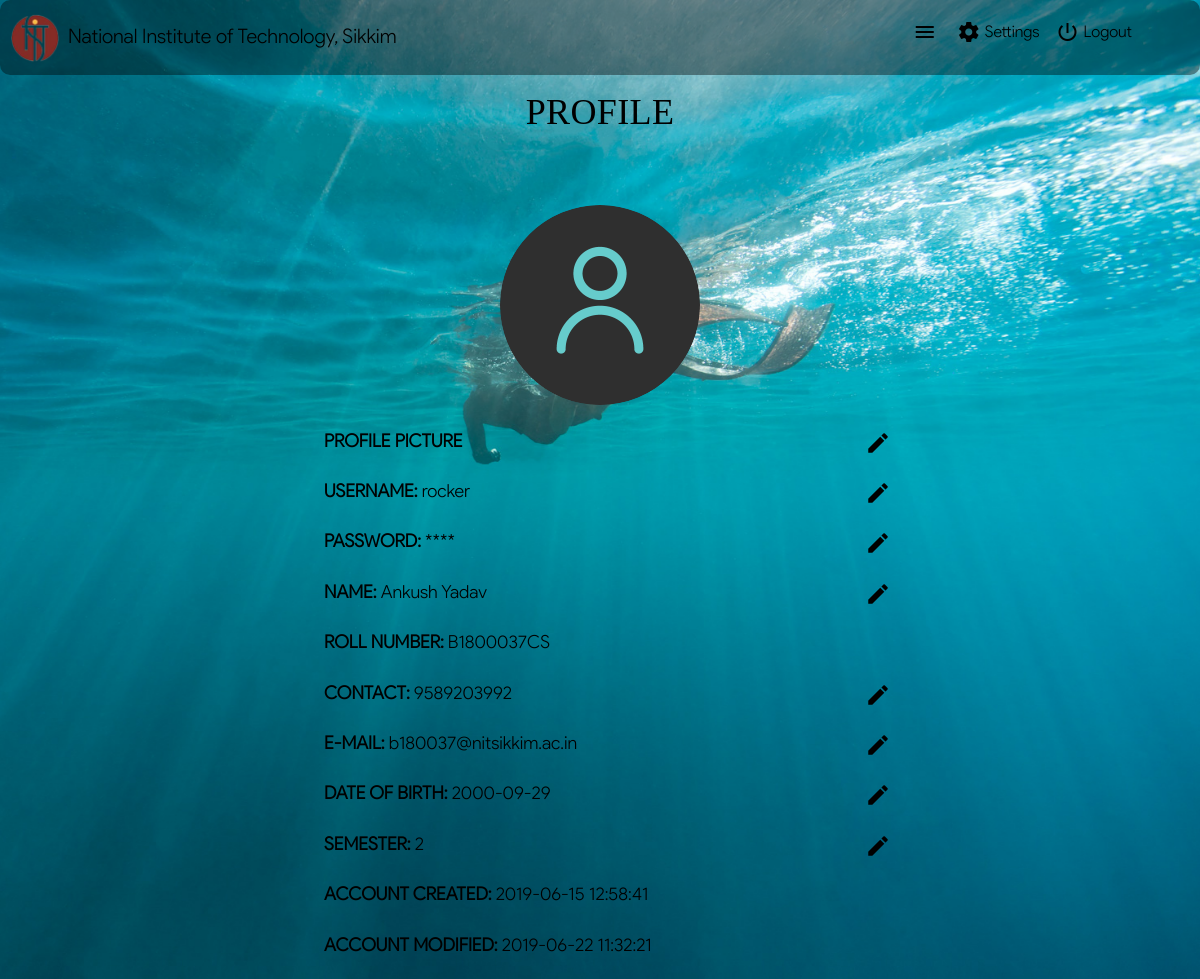
The page /profile.php (signed in) on the database as committed earlier.
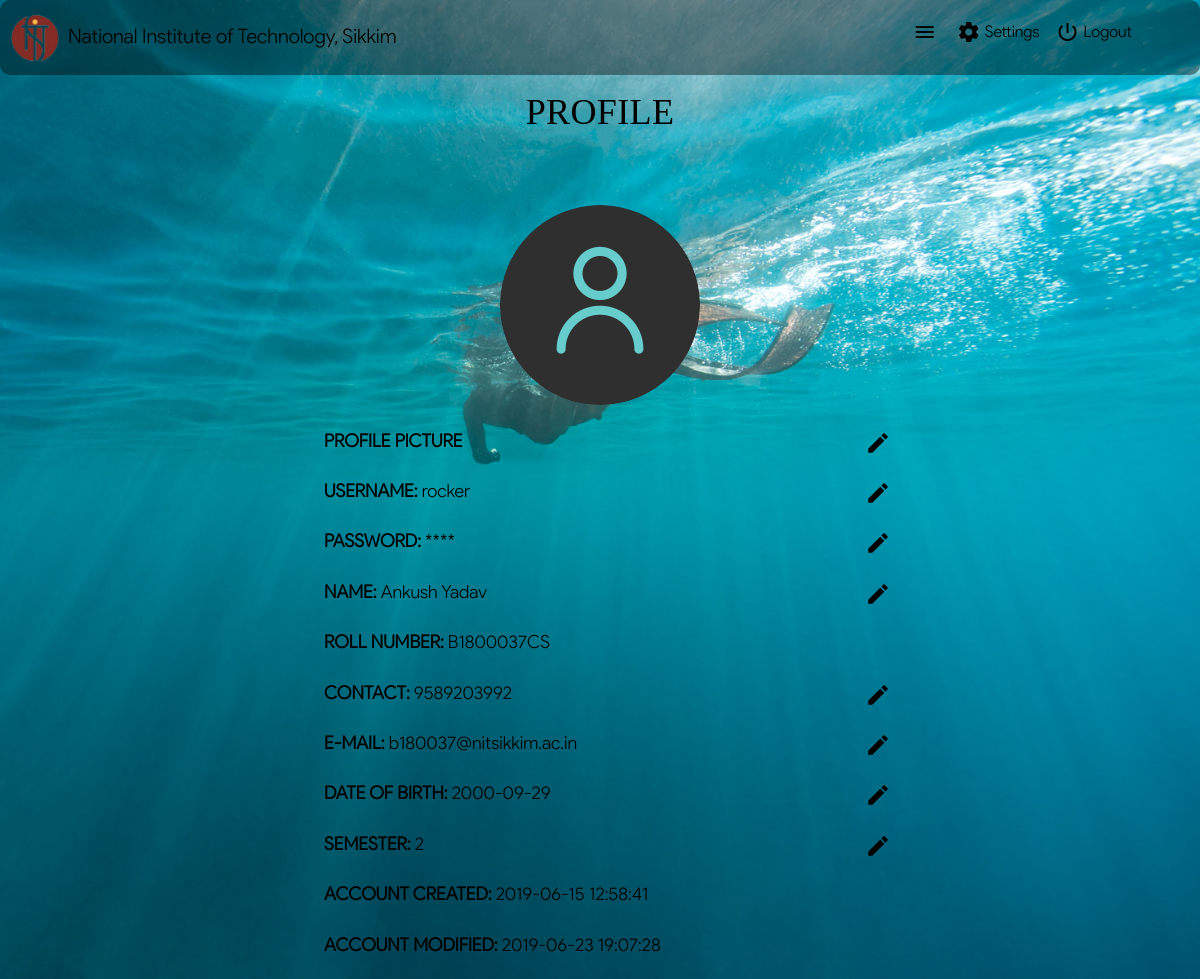
The same page on the database as committed later.
### tables this page shows
CREATE TABLE `members` (
  `uid` int(4) NOT NULL,
  `roll_no` varchar(255) NOT NULL,
  `username` varchar(255) NOT NULL,
  `password` varchar(255) NOT NULL,
  `name` varchar(255) NOT NULL,
  `contact` varchar(255) NOT NULL,
  `email` varchar(255) NOT NULL,
  `dob` date DEFAULT NULL,
  `sem` int(2) NOT NULL,
  `created` timestamp NOT NULL DEFAULT current_timestamp(),
  `modified` timestamp NOT NULL DEFAULT current_timestamp() ON UPDATE current_timestamp()
);

### profile.php (the view, shortened to what this page needs)
<!DOCTYPE html>
<html lang="en">
  <head>
    <link rel="stylesheet" href="css/custom.css">
    <link rel="stylesheet" href="fonts/fonts.css">
  </head>
  <body style="font-family: 'Google Sans'" class="fixed-background">
    <section class="fixed-background">
      <div class="home-section">
        <?php
          include 'includes/header.php';
        ?>
      </div>
      <?php
        require_once 'includes/db_connect.php';
        $uid = $_SESSION['uid'];
        $query1 = "SELECT * FROM members WHERE uid = $uid";
        $result1 = $connect->query($query1);
        if ($result1->num_rows > 0) {
          while ($row = $result1->fetch_assoc()) {
            $username = $row['username'];
            $password = $row['password'];
            $name = $row['name'];
            $roll = $row['roll_no'];
            $contact = $row['contact'];
            $email = $row['email'];
            $dob = $row['dob'];
            $sem = $row['sem'];
            $created = $row['created'];
            $modified = $row['modified'];
          }
        }
        $profile_image = "images/profile_images/".$uid;
        if (!file_exists($profile_image)) {
          $profile_image = "images/icons/user.png";
        }
        $pass_len = strlen($password);
        $temp = array();
        for ($i = 1; $i <= $pass_len; $i++) {
          $temp[$i] = "*";
        }
        $pass_hide = implode($temp);
      ?>
      <div class="container">
        <h2 class="section-heading" style="font-size: 36px">PROFILE</h2>
        <div class="image">
          <img id="profile_pic" src="<?php echo $profile_image ?>" class="profile_image">
        </div>
        <div class="profile_data">
          <p class="p_data" id="p_data_pp"><b>PROFILE PICTURE</b><a href="javascript:void(0)" onclick="javascript:edit('pp')"><i class="edit-icon material-icons">edit</i></a></p>
          <p class="p_data" id="p_data_username"><b>USERNAME: </b><?php echo $username ?><a href="javascript:void(0)" onclick="javascript:edit('username')"><i class="edit-icon material-icons">edit</i></a></p>
          <p class="p_data" id="p_data_password"><b>PASSWORD: </b><?php echo $pass_hide ?><a href="javascript:void(0)" onclick="javascript:edit('password')"><i class="edit-icon material-icons">edit</i></a></p>
          <p class="p_data" id="p_data_name"><b>NAME: </b><?php echo $name ?><a href="javascript:void(0)" onclick="javascript:edit('name')"><i class="edit-icon material-icons">edit</i></a></p>
          <p class="p_data" id="p_data_password"><b>ROLL NUMBER: </b><?php echo $roll ?></p>
          <p class="p_data" id="p_data_contact"><b>CONTACT: </b><?php echo $contact ?><a href="javascript:void(0)" onclick="javascript:edit('contact')"><i class="edit-icon material-icons">edit</i></a></p>
          <p class="p_data" id="p_data_email"><b>E-MAIL: </b><?php echo $email ?><a href="javascript:void(0)" onclick="javascript:edit('email')"><i class="edit-icon material-icons">edit</i></a></p>
          <p class="p_data" id="p_data_dob"><b>DATE OF BIRTH: </b><?php echo $dob ?><a href="javascript:void(0)" onclick="javascript:edit('dob')"><i class="edit-icon material-icons">edit</i></a></p>
          <p class="p_data" id="p_data_sem"><b>SEMESTER: </b><?php echo $sem ?><a href="javascript:void(0)" onclick="javascript:edit('sem')"><i class="edit-icon material-icons">edit</i></a></p>
          <p class="p_data"><b>ACCOUNT CREATED: </b><?php echo $created ?></p>
          <p class="p_data"><b>ACCOUNT MODIFIED: </b><?php echo $modified ?></p>
        </div>
      </div>
    </section>
  </body>
</html>

### includes/header.php (shortened to what this page needs)
<div id="header">
  <div id="header-content">
    <div class="logo"><a href="index.php"><img src="images/icons/logo.png" style="height: 50px; width: 50px"></a></div>
    <div class="logo-text">National Institute of Technology, Sikkim</div>
    <div class="menu_hide" id="menu_hide">
      <?php
        if (isset($_SESSION['uid'])) {
          ?>
            <div class="header-item" style="margin-right: 50px"><a id="logout_btn" href="javascript:void(0)" onclick="javascript:logout()"><i class="material-icons header-icon">power_settings_new</i>Logout</a></div>
            <div class="header-item"><a><i class="material-icons header-icon">settings</i>Settings</a></div>
          <?php
        }
      ?>
      <div class="header-item"><a href="javascript:void(0)" onclick="javascript:menu_show()"><i class="material-icons header-icon">menu</i></a></div>
    </div>
  </div>
</div>

### css/custom.css (style rules this page uses)
html { overflow-x: hidden; font-size: 1em; scroll-behavior: smooth; }
a { text-decoration: none; color: #000; }
p { font-size: 18px; }
body { font-size: 16px; line-height: 1.8; color: rgb(0, 0, 0); font-weight: 300; }
.fixed-background { background-image: url('../images/background.jpg'); background-repeat: no-repeat; background-attachment: fixed; background-position: 100%; background-size: cover; }
.menu_hide { -webkit-animation: slideright 0.5s forwards; animation: slideright 0.5s forwards; }
#header { background-color: rgba(0, 0, 0, 0.4); position: fixed; z-index: 10; top: 0; left: 0; width: 100%; height: 75px; border-radius: 10px; }
#header #header-content { margin: 10px; }
.header-item { color: #000; float: right; padding: 8px; }
.header-icon { display: inline-block; vertical-align: middle; padding-right: 4px; padding-bottom: 2px; }
.logo { float: left; padding-top: 0.25%; }
.logo-text { color: #000; font-size: 20px; float: left; padding: 8px; }
.home-section { z-index: 10; margin: 80px 0; padding: 0 0; position: relative; }
.container { margin-top: 10px; margin-right: 20px; margin-left: 20px; }
.section-heading { text-align: center; font-weight: 400; font-family: 'Aquatico'; letter-spacing: 0.01em; font-size: 60px; color: #000; }
.image { padding-top: 30px; }
.profile_image { opacity: 0; height: 200px; width: 200px; border-radius: 50%; display: block; text-align: center; margin: auto; transition: all 0.2s ease-in; transform: translateX(30px); animation: fadeIn 1s ease 1 forwards; }
.profile_data { opacity: 0; display: block; margin: auto; margin-top: 20px; padding-left: 20px; width: 50%; height: auto; transform: translateX(-30px); animation: fadeIn 1s ease 1 forwards; }
.edit-icon { color: #000; font-size: 26px !important; vertical-align: middle; float: right; border: 5px solid transparent; margin-bottom: 4px; border-radius: 50%; transition: all 0.2s ease-in; }

Rows that differ between the two databases and show on the page:
changed members "rocker": modified "2019-06-22 11:32:21" → "2019-06-23 19:07:28"
